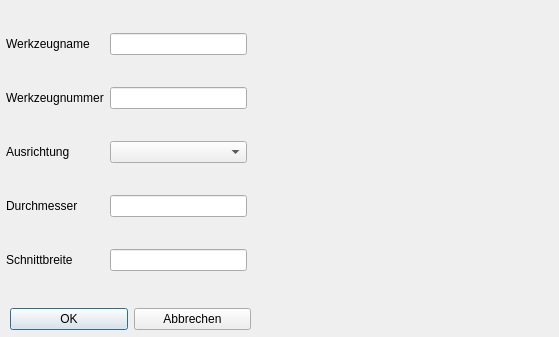
<?xml version="1.0" encoding="UTF-8"?>
<ui version="4.0">
 <class>Dialog_saege</class>
 <widget class="QDialog" name="Dialog_saege">
  <property name="geometry">
   <rect>
    <x>0</x>
    <y>0</y>
    <width>559</width>
    <height>337</height>
   </rect>
  </property>
  <property name="windowTitle">
   <string>Säge bearbeiten</string>
  </property>
  <property name="modal">
   <bool>true</bool>
  </property>
  <widget class="QWidget" name="layoutWidget">
   <property name="geometry">
    <rect>
     <x>6</x>
     <y>7</y>
     <width>241</width>
     <height>291</height>
    </rect>
   </property>
   <layout class="QGridLayout" name="gridLayout">
    <item row="4" column="0">
     <widget class="QLabel" name="label_5">
      <property name="text">
       <string>Schnittbreite</string>
      </property>
     </widget>
    </item>
    <item row="2" column="1">
     <widget class="QComboBox" name="comboBox_ausrichtung"/>
    </item>
    <item row="3" column="0">
     <widget class="QLabel" name="label_4">
      <property name="text">
       <string>Durchmesser</string>
      </property>
     </widget>
    </item>
    <item row="1" column="1">
     <widget class="QLineEdit" name="lineEdit_nr"/>
    </item>
    <item row="2" column="0">
     <widget class="QLabel" name="label_3">
      <property name="text">
       <string>Ausrichtung</string>
      </property>
     </widget>
    </item>
    <item row="3" column="1">
     <widget class="QLineEdit" name="lineEdit_dm"/>
    </item>
    <item row="1" column="0">
     <widget class="QLabel" name="label_2">
      <property name="text">
       <string>Werkzeugnummer</string>
      </property>
     </widget>
    </item>
    <item row="4" column="1">
     <widget class="QLineEdit" name="lineEdit_breite"/>
    </item>
    <item row="0" column="0">
     <widget class="QLabel" name="label">
      <property name="text">
       <string>Werkzeugname</string>
      </property>
     </widget>
    </item>
    <item row="0" column="1">
     <widget class="QLineEdit" name="lineEdit_name"/>
    </item>
   </layout>
  </widget>
  <widget class="QWidget" name="layoutWidget_2">
   <property name="geometry">
    <rect>
     <x>10</x>
     <y>304</y>
     <width>241</width>
     <height>31</height>
    </rect>
   </property>
   <layout class="QHBoxLayout" name="horizontalLayout">
    <item>
     <widget class="QPushButton" name="pushButton_ok">
      <property name="text">
       <string>OK</string>
      </property>
     </widget>
    </item>
    <item>
     <widget class="QPushButton" name="pushButton_abbrechen">
      <property name="text">
       <string>Abbrechen</string>
      </property>
     </widget>
    </item>
   </layout>
  </widget>
  <widget class="QLabel" name="label_bild">
   <property name="geometry">
    <rect>
     <x>250</x>
     <y>10</y>
     <width>291</width>
     <height>291</height>
    </rect>
   </property>
   <property name="text">
    <string/>
   </property>
  </widget>
 </widget>
 <tabstops>
  <tabstop>lineEdit_name</tabstop>
  <tabstop>lineEdit_nr</tabstop>
  <tabstop>comboBox_ausrichtung</tabstop>
  <tabstop>lineEdit_dm</tabstop>
  <tabstop>lineEdit_breite</tabstop>
  <tabstop>pushButton_ok</tabstop>
  <tabstop>pushButton_abbrechen</tabstop>
 </tabstops>
 <resources/>
 <connections/>
</ui>
